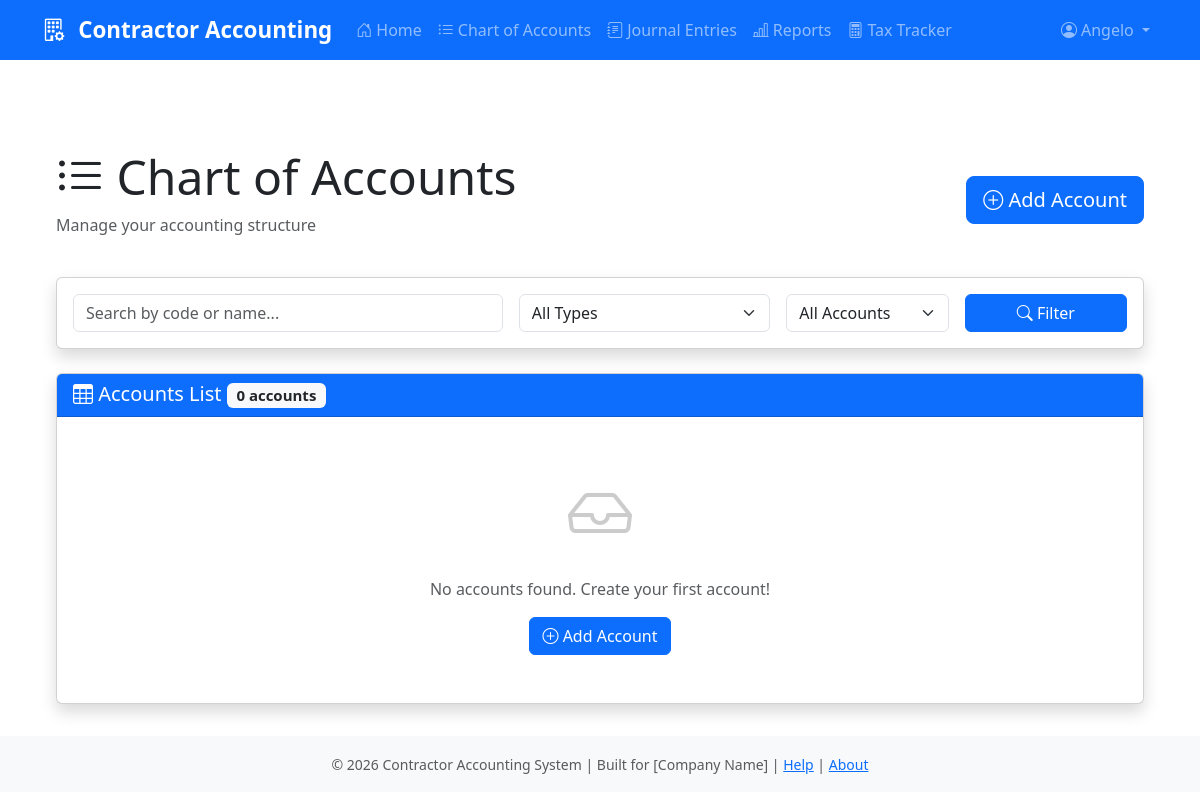
Page /ledger/accounts/ (signed in) on the earlier database version.
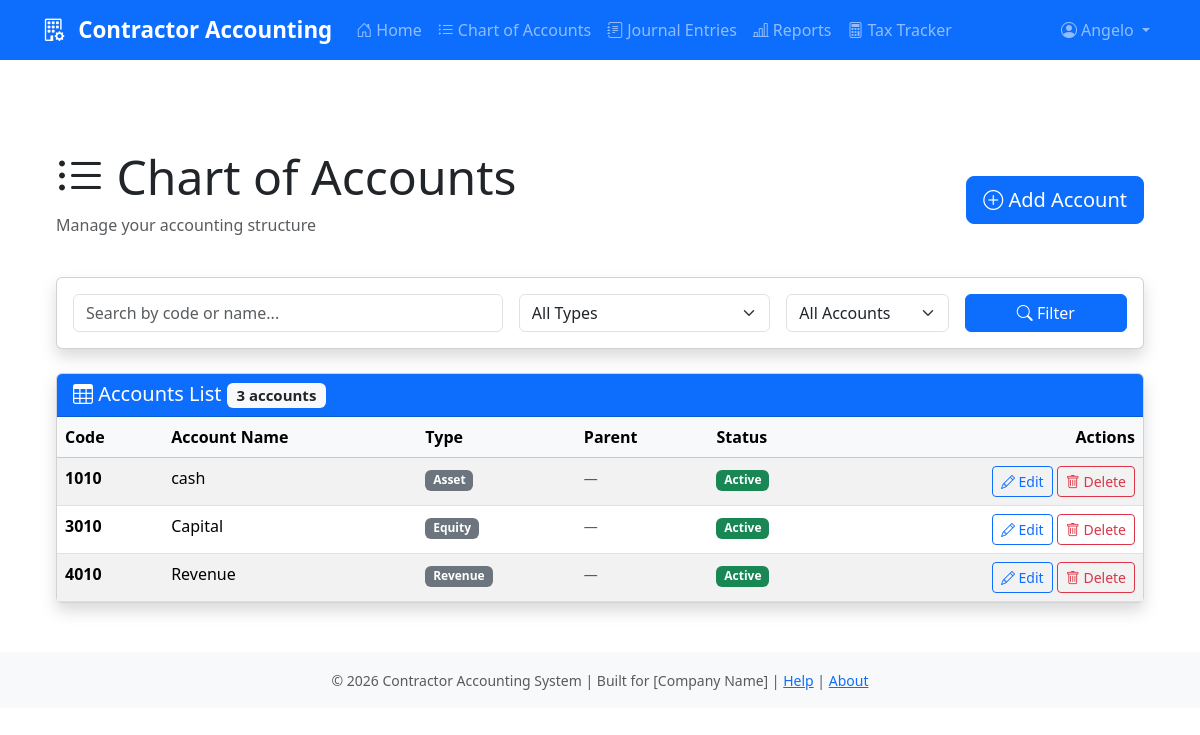
Same page on the later database version.
### Users/models.py (models this page shows, shortened)
class User(AbstractUser):
    ROLE_CHOICES = (
        ('admin', 'Admin'),
        ('accountant', 'Accountant'),
        ('bookkeeper', 'Bookkeeper'),
        ('client', 'Client'),
    )
    role = models.CharField(
        max_length=10, choices=ROLE_CHOICES, default='client')

### ledger/models.py (models this page shows, shortened)
class Account(models.Model):
    ACCOUNT_TYPES = [
        ('ASSET', 'Asset'),
        ('LIABILITY', 'Liability'),
        ('EQUITY', 'Equity'),
        ('REVENUE', 'Revenue'),
        ('EXPENSE', 'Expense'),
    ]
    code = models.CharField(max_length=20, unique=True,
                            help_text="Account code (e.g., 1010, 5010)")
    name = models.CharField(max_length=200, help_text="Account name")
    account_type = models.CharField(max_length=20, choices=ACCOUNT_TYPES)
    parent = models.ForeignKey(
        'self',
        on_delete=models.SET_NULL,
        null=True,
        blank=True,
        related_name='children',
        help_text="Parent account for hierarchical chart of accounts"
    )
    is_active = models.BooleanField(default=True)
    description = models.TextField(blank=True)
    created_at = models.DateTimeField(auto_now_add=True)
    updated_at = models.DateTimeField(auto_now=True)
    class Meta:
        ordering = ['code']
        verbose_name = "Account"
        verbose_name_plural = "Chart of Accounts"

### ledger/views.py (the view)
# urls.py: path('accounts/', views.accounts_list, name='accounts_list'),
@login_required(login_url='login')
def accounts_list(request):
    accounts = Account.objects.all().order_by('code')
    search_form = AccountSearchForm(request.GET)
    if search_form.is_valid():
        search_query = search_form.cleaned_data.get('search')
        account_type = search_form.cleaned_data.get('account_type')
        status = search_form.cleaned_data.get('status')
        if search_query:
            accounts = accounts.filter(
                Q(code__icontains=search_query) |
                Q(name__icontains=search_query)
            )
        if account_type:
            accounts = accounts.filter(account_type=account_type)
        if status == 'active':
            accounts = accounts.filter(is_active=True)
        elif status == 'inactive':
            accounts = accounts.filter(is_active=False)
    context = {
        'accounts': accounts,
        'search_form': search_form,
        'total_count': accounts.count(),
    }
    return render(request, 'ledger/accounts_list.html', context)

### ledger/forms.py
class AccountSearchForm(forms.Form):
    search = forms.CharField(
        required=False,
        widget=forms.TextInput(attrs={
            'class': 'form-control',
            'placeholder': 'Search by code or name...'
        })
    )
    account_type = forms.ChoiceField(
        required=False,
        choices=[('', 'All Types')] + Account.ACCOUNT_TYPES,
        widget=forms.Select(attrs={
            'class': 'form-select'
        })
    )
    status = forms.ChoiceField(
        required=False,
        choices=[
            ('', 'All Accounts'),
            ('active', 'Active Only'),
            ('inactive', 'Inactive Only'),
        ],
        widget=forms.Select(attrs={
            'class': 'form-select'
        })
    )

### ledger/templates/ledger/accounts_list.html (shortened to what this page needs)
{% extends 'ledger/base.html' %}
{% block content %}
<div class="container mt-4">
    <div class="d-flex justify-content-between align-items-center mb-4">
        <div>
            <h1 class="display-5"><i class="bi bi-list-ul"></i> Chart of Accounts</h1>
            <p class="text-muted">Manage your accounting structure</p>
        </div>
        <a href="{% url 'account_add' %}" class="btn btn-primary btn-lg">
            <i class="bi bi-plus-circle"></i> Add Account
        </a>
    </div>
    <div class="card shadow mb-4">
        <div class="card-body">
            <form method="get" class="row g-3">
                <div class="col-md-5">
                    {{ search_form.search }}
                </div>
                <div class="col-md-3">
                    {{ search_form.account_type }}
                </div>
                <div class="col-md-2">
                    {{ search_form.status }}
                </div>
                <div class="col-md-2">
                    <button type="submit" class="btn btn-primary w-100">
                        <i class="bi bi-search"></i> Filter
                    </button>
                </div>
            </form>
        </div>
    </div>
    <div class="card shadow">
        <div class="card-header bg-primary text-white">
            <h5 class="mb-0">
                <i class="bi bi-table"></i> Accounts List
                <span class="badge bg-light text-dark">{{ total_count }} accounts</span>
            </h5>
        </div>
        <div class="card-body p-0">
            {% if accounts %}
                <div class="table-responsive">
                    <table class="table table-hover table-striped mb-0">
                        <thead class="table-light">
                            <tr>
                                <th>Code</th>
                                <th>Account Name</th>
                                <th>Type</th>
                                <th>Parent</th>
                                <th>Status</th>
                                <th class="text-end">Actions</th>
                            </tr>
                        </thead>
                        <tbody>
                            {% for account in accounts %}
                                <tr>
                                    <td><strong>{{ account.code }}</strong></td>
                                    <td>{{ account.name }}</td>
                                    <td>
                                        <span class="badge bg-secondary">{{ account.get_account_type_display }}</span>
                                    </td>
                                    <td>
                                        {% if account.parent %}
                                            <small class="text-muted">{{ account.parent.code }} - {{ account.parent.name }}</small>
                                        {% else %}
                                            <small class="text-muted">—</small>
                                        {% endif %}
                                    </td>
                                    <td>
                                        {% if account.is_active %}
                                            <span class="badge bg-success">Active</span>
                                        {% else %}
                                            <span class="badge bg-secondary">Inactive</span>
                                        {% endif %}
                                    </td>
                                    <td class="text-end">
                                        <a href="/accounts/{{ account.pk }}/edit/" class="btn btn-sm btn-outline-primary">
                                            <i class="bi bi-pencil"></i> Edit
                                        </a>
                                        {% if account.is_active %}
                                            <a href="/accounts/{{ account.pk }}/delete/" class="btn btn-sm btn-outline-danger">
                                                <i class="bi bi-trash"></i> Delete
                                            </a>
                                        {% endif %}
                                    </td>
                                </tr>
                            {% endfor %}
                        </tbody>
                    </table>
                </div>
            {% else %}
                <div class="text-center py-5">
                    <i class="bi bi-inbox" style="font-size: 4rem; color: #ccc;"></i>
                    <p class="text-muted mt-3">No accounts found. Create your first account!</p>
                    <a href="{% url 'account_add' %}" class="btn btn-primary">
                        <i class="bi bi-plus-circle"></i> Add Account
                    </a>
                </div>
            {% endif %}
        </div>
    </div>
</div>
{% endblock %}

### ledger/templates/ledger/base.html (shortened to what this page needs)
<!DOCTYPE html>
<html lang="en">
<head>
    <link href="https://cdn.jsdelivr.net/npm/bootstrap@5.3.3/dist/css/bootstrap.min.css" rel="stylesheet">
    <link href="https://cdn.jsdelivr.net/npm/bootstrap-icons@1.11.3/font/bootstrap-icons.css" rel="stylesheet">
</head>
<body>
    <nav class="navbar navbar-expand-lg navbar-dark bg-primary sticky-top">
        <div class="container">
            <a class="navbar-brand" href="{% url 'dashboard' %}">
                <i class="bi bi-building-gear me-2"></i>
                Contractor Accounting
            </a>
            <div class="collapse navbar-collapse" id="navbarNav">
                <ul class="navbar-nav me-auto">
                    <li class="nav-item">
                        <a class="nav-link" href="{% url 'dashboard' %}">
                            <i class="bi bi-house-door me-1"></i>Home
                        </a>
                    </li>
                    <li class="nav-item">
                        <a class="nav-link" href="{% url 'accounts_list' %}">
                            <i class="bi bi-list-ul me-1"></i>Chart of Accounts
                        </a>
                    </li>
                    <li class="nav-item">
                        <a class="nav-link" href="{% url 'journals_list' %}">
                            <i class="bi bi-journal-text me-1"></i>Journal Entries
                        </a>
                    </li>
                    <li class="nav-item">
                        <a class="nav-link" href="{% url 'report_trial_balance' %}">
                            <i class="bi bi-bar-chart-line me-1"></i>Reports
                        </a>
                    </li>
                    <li class="nav-item">
                        <a class="nav-link" href="{% url 'taxes_dashboard' %}">
                            <i class="bi bi-calculator me-1"></i>Tax Tracker
                        </a>
                    </li>
                </ul>
                <ul class="navbar-nav">
                    <li class="nav-item dropdown">
                        <a class="nav-link dropdown-toggle" href="#" role="button" data-bs-toggle="dropdown">
                            <i class="bi bi-person-circle me-1"></i>{{ user.get_full_name|default:user.username }}
                        </a>
                    </li>
                </ul>
            </div>
        </div>
    </nav>
    <div class="container-fluid">
        <main class="main-content">
            {% block content %}
            {% endblock %}
        </main>
    </div>
    <footer class="footer mt-auto">
        <div class="container text-center">
            <small class="text-muted">
                &copy; 2026 Contractor Accounting System |
                Built for [Company Name] |
                <a href="#">Help</a> | <a href="#">About</a>
            </small>
        </div>
    </footer>
</body>
</html>

### ledger/templates/ledger/base.html (style rules this page uses)
.navbar-brand { font-weight: bold; font-size: 1.4rem; }
.navbar-nav .nav-link { font-weight: 500; }
.main-content { margin-top: 2rem; padding: 2rem; min-height: 70vh; }
.footer { background-color: #f8f9fa; padding: 1rem 0; margin-top: auto; }

Differences in the rows shown:
added Account: code "1010", name "cash", account_type "Asset", is_active "Active"
added Account: code "3010", name "Capital", account_type "Equity", is_active "Active"
added Account: code "4010", name "Revenue", account_type "Revenue", is_active "Active"
Other differences:
{{ total_count }}: "0" → "3"
text no longer shown: "No accounts found. Create your first account! Add Account"
text now shown: "Code Account Name Type Parent Status Actions"
